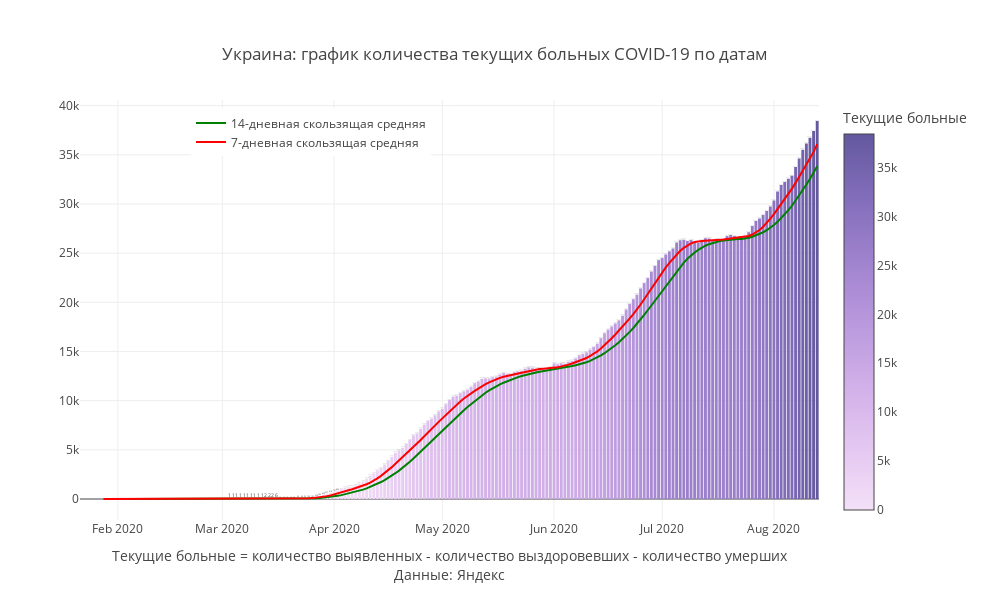

The notebook cell this image was saved under:
### Code cell
mask = X.Country ==my_country
#mask = (X.Date>'2020-05-01')&(X.Region.isin(regions_towatch))

fig = px.bar(X[mask], x='Date', y="Remaining_ill",color ='Remaining_ill',
             title=f'{my_country}: '+'график количества текущих больных COVID-19 по датам',
              color_continuous_scale= px.colors.sequential.Purp,text = 'Remaining_ill',
            labels = {'Day_confirmed' : "Новые заболевшие",'Remaining_ill':'Текущие больные'})
fig.add_trace(
    go.Scatter(
        name='14-дневная скользящая средняя',
        x=X[mask].Date,
        y=X[mask]['MA14_remaining_ill'],
        mode="lines",
        
        line=go.scatter.Line(color="green"),
        showlegend=True)
)

fig.add_trace(
    go.Scatter(
        name = '7-дневная скользящая средняя',
        x=X[mask].Date,
        y=X[mask]['MA7_remaining_ill'],
        mode="lines",
        
        line=go.scatter.Line(color="red"),
        showlegend=True)
)
fig.update_layout(
    annotations=[
#         dict(
#             x='2020-04-13',
#             y=10594,
#             xref="x",
#             yref="y",
#             text="Введение<br>пропускной<br>системы в Москве",
#             showarrow=True,
#             arrowhead=2,
#             ax=0,
#             ay=-60),
#         dict(
#             x='2020-06-09',
#             y=85824,
#             xref="x",
#             yref="y",
#             text="Отмена<br>пропускной<br>системы в Москве",
#             showarrow=True,
#             arrowhead=2,
#             ax=0,
#             ay=-60),
        
        dict(x=0.5,y=-0.15,
            showarrow=False,
            text="",
            xref="paper",
            yref="paper")],
                  title_x = 0.5,
                  title_y= 0.9,
                  title_xanchor = "center",
                  title_yanchor = "bottom", 
                  legend_x = 0.15,legend_y = 0.98,
                  width = 990, height = 600,template = 'gridon',
    
    
                  xaxis_title='Текущие больные = количество выявленных - количество выздоровевших - количество умерших'+
                                '<br>Данные: Яндекс',
    yaxis_title = ' '
)


fig.show()

### Figure 1 — Plotly figure (JSON) as saved in the notebook; plotly's stock layout.template omitted (floating-point values rounded to 4 significant figures; data arrays with more than 128 entries replaced by an {"elided": "..."} marker saying what was removed)
{"data": [{"alignmentgroup": "True", "hovertemplate": "Date=%{x}<br>Текущие больные=%{marker.color}<extra></extra>", "legendgroup": "", "marker": {"color": {"elided": "205 int values"}, "coloraxis": "coloraxis"}, "name": "", "offsetgroup": "", "orientation": "v", "showlegend": false, "text": {"elided": "205 int values"}, "textposition": "auto", "type": "bar", "x": {"elided": "205 str values"}, "xaxis": "x", "y": {"elided": "205 int values"}, "yaxis": "y"}, {"line": {"color": "green"}, "mode": "lines", "name": "14-дневная скользящая средняя", "showlegend": true, "type": "scatter", "x": {"elided": "205 str values"}, "y": {"elided": "205 float values"}}, {"line": {"color": "red"}, "mode": "lines", "name": "7-дневная скользящая средняя", "showlegend": true, "type": "scatter", "x": {"elided": "205 str values"}, "y": {"elided": "205 float values"}}], "layout": {"annotations": [{"showarrow": false, "text": "", "x": 0.5, "xref": "paper", "y": -0.15, "yref": "paper"}], "barmode": "relative", "coloraxis": {"colorbar": {"title": {"text": "Текущие больные"}}, "colorscale": [[0, "rgb(243, 224, 247)"], [0.1667, "rgb(228, 199, 241)"], [0.3333, "rgb(209, 175, 232)"], [0.5, "rgb(185, 152, 221)"], [0.6667, "rgb(159, 130, 206)"], [0.8333, "rgb(130, 109, 186)"], [1, "rgb(99, 88, 159)"]]}, "height": 600, "legend": {"tracegroupgap": 0, "x": 0.15, "y": 0.98}, "title": {"text": "Украина: график количества текущих больных COVID-19 по датам", "x": 0.5, "xanchor": "center", "y": 0.9, "yanchor": "bottom"}, "width": 990, "xaxis": {"anchor": "y", "domain": [0, 1], "title": {"text": "Текущие больные = количество выявленных - количество выздоровевших - количество умерших<br>Данные: Яндекс"}}, "yaxis": {"anchor": "x", "domain": [0, 1], "title": {"text": " "}}}}
